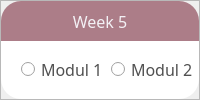
                           <widget class="QFrame" name="frame_18">
                            <property name="frameShape">
                             <enum>QFrame::StyledPanel</enum>
                            </property>
                            <property name="frameShadow">
                             <enum>QFrame::Raised</enum>
                            </property>
                            <layout class="QVBoxLayout" name="verticalLayout_15">
                             <property name="spacing">
                              <number>0</number>
                             </property>
                             <property name="leftMargin">
                              <number>0</number>
                             </property>
                             <property name="topMargin">
                              <number>0</number>
                             </property>
                             <property name="rightMargin">
                              <number>0</number>
                             </property>
                             <property name="bottomMargin">
                              <number>0</number>
                             </property>
                             <item>
                              <widget class="QLabel" name="label_8">
                               <property name="maximumSize">
                                <size>
                                 <width>16777215</width>
                                 <height>40</height>
                                </size>
                               </property>
                               <property name="font">
                                <font>
                                 <family>Tw Cen MT</family>
                                 <pointsize>12</pointsize>
                                </font>
                               </property>
                               <property name="styleSheet">
                                <string notr="true">QLabel#label_8{
background-color:rgb(172, 125, 136);
border-top-left-radius:20px;
border-top-right-radius:20px;
color:rgb(243, 241, 245);
}</string>
                               </property>
                               <property name="text">
                                <string>Week 5</string>
                               </property>
                               <property name="alignment">
                                <set>Qt::AlignCenter</set>
                               </property>
                              </widget>
                             </item>
                             <item>
                              <widget class="QFrame" name="frame_24">
                               <property name="styleSheet">
                                <string notr="true">QFrame#frame_24{
background-color:rgb(255, 255, 255);
border-bottom-left-radius:20px;
border-bottom-right-radius:20px;
}</string>
                               </property>
                               <property name="frameShape">
                                <enum>QFrame::StyledPanel</enum>
                               </property>
                               <property name="frameShadow">
                                <enum>QFrame::Raised</enum>
                               </property>
                               <widget class="QRadioButton" name="radioButton_30">
                                <property name="geometry">
                                 <rect>
                                  <x>20</x>
                                  <y>20</y>
                                  <width>82</width>
                                  <height>17</height>
                                 </rect>
                                </property>
                                <property name="font">
                                 <font>
                                  <family>Tw Cen MT</family>
                                  <pointsize>12</pointsize>
                                 </font>
                                </property>
                                <property name="styleSheet">
                                 <string notr="true">color:rgb(80, 80, 80);</string>
                                </property>
                                <property name="text">
                                 <string>Modul 1</string>
                                </property>
                               </widget>
                               <widget class="QRadioButton" name="radioButton_29">
                                <property name="geometry">
                                 <rect>
                                  <x>200</x>
                                  <y>60</y>
                                  <width>82</width>
                                  <height>17</height>
                                 </rect>
                                </property>
                                <property name="font">
                                 <font>
                                  <family>Tw Cen MT</family>
                                  <pointsize>12</pointsize>
                                 </font>
                                </property>
                                <property name="styleSheet">
                                 <string notr="true">color:rgb(80, 80, 80);</string>
                                </property>
                                <property name="text">
                                 <string>Modul 6</string>
                                </property>
                               </widget>
                               <widget class="QRadioButton" name="radioButton_26">
                                <property name="geometry">
                                 <rect>
                                  <x>110</x>
                                  <y>60</y>
                                  <width>82</width>
                                  <height>17</height>
                                 </rect>
                                </property>
                                <property name="font">
                                 <font>
                                  <family>Tw Cen MT</family>
                                  <pointsize>12</pointsize>
                                 </font>
                                </property>
                                <property name="styleSheet">
                                 <string notr="true">color:rgb(80, 80, 80);</string>
                                </property>
                                <property name="text">
                                 <string>Modul 5</string>
                                </property>
                               </widget>
                               <widget class="QRadioButton" name="radioButton_27">
                                <property name="geometry">
                                 <rect>
                                  <x>200</x>
                                  <y>20</y>
                                  <width>82</width>
                                  <height>17</height>
                                 </rect>
                                </property>
                                <property name="font">
                                 <font>
                                  <family>Tw Cen MT</family>
                                  <pointsize>12</pointsize>
                                 </font>
                                </property>
                                <property name="styleSheet">
                                 <string notr="true">color:rgb(80, 80, 80);</string>
                                </property>
                                <property name="text">
                                 <string>Modul 3</string>
                                </property>
                               </widget>
                               <widget class="QRadioButton" name="radioButton_28">
                                <property name="geometry">
                                 <rect>
                                  <x>20</x>
                                  <y>60</y>
                                  <width>82</width>
                                  <height>17</height>
                                 </rect>
                                </property>
                                <property name="font">
                                 <font>
                                  <family>Tw Cen MT</family>
                                  <pointsize>12</pointsize>
                                 </font>
                                </property>
                                <property name="styleSheet">
                                 <string notr="true">color:rgb(80, 80, 80);</string>
                                </property>
                                <property name="text">
                                 <string>Modul 4</string>
                                </property>
                               </widget>
                               <widget class="QRadioButton" name="radioButton_25">
                                <property name="geometry">
                                 <rect>
                                  <x>110</x>
                                  <y>20</y>
                                  <width>82</width>
                                  <height>17</height>
                                 </rect>
                                </property>
                                <property name="font">
                                 <font>
                                  <family>Tw Cen MT</family>
                                  <pointsize>12</pointsize>
                                 </font>
                                </property>
                                <property name="styleSheet">
                                 <string notr="true">color:rgb(80, 80, 80);</string>
                                </property>
                                <property name="text">
                                 <string>Modul 2</string>
                                </property>
                               </widget>
                              </widget>
                             </item>
                            </layout>
                           </widget>
